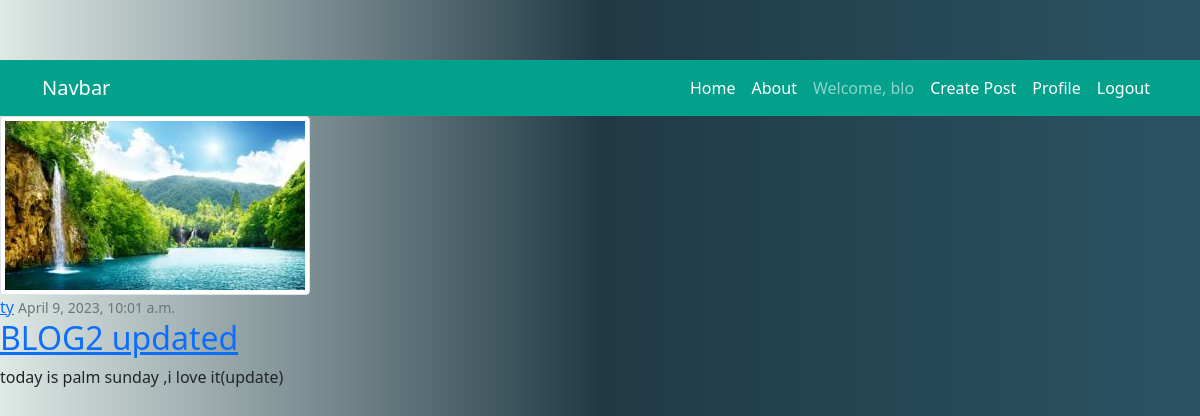
Page /post/2/ (signed in) on the committed database.
### blog1/models.py (models this page shows, shortened)
class Post(models.Model):
    title = models.CharField(max_length=200)
    content = models.TextField()
    date_posted = models.DateTimeField(default=timezone.now)
    author = models.ForeignKey(User, on_delete=models.CASCADE)

### user/models.py (models this page shows, shortened)
class Profile(models.Model):
    user = models.OneToOneField(User, on_delete=models.CASCADE)
    image = models.ImageField(default='default.jpg', upload_to='profile_pics')

### blog1/views.py (the view)
class PostDetailView(LoginRequiredMixin, DetailView):
    model = Post
    template_name = 'blog1/detail.html'

### templates/blog1/detail.html (shortened to what this page needs)
{% extends 'blog1/main.html'%}
{% block content %}
    <article class="media content-section">
        <img src="{{object.author.profile.image.url}}" alt="" class="img-thumbnail">
        <div class="media-body">
            <div class="article-metadata">
                <a href="#" class="mr-2">{{object.author}}</a>
                <small class="text-muted">{{object.date_posted}}</small>
            </div>
            <h2><a href="#" class="article-title">{{object.title}}</a></h2>
            <p class="article-content">{{object.content}}</p>
        </div>
        <br>
    </article>
{% endblock content %}

### templates/blog1/main.html (shortened to what this page needs)
{% load static %}
<!doctype html>
<html lang="en">
  <head>
    <link rel="stylesheet" href="{% static 'main.css' %}">
    <link rel="stylesheet" href="https://cdnjs.cloudflare.com/ajax/libs/font-awesome/6.4.0/css/all.min.css" />
    <link rel="stylesheet" href="https://cdnjs.cloudflare.com/ajax/libs/font-awesome/6.4.0/css/all.min.css" />
    <link href="https://cdn.jsdelivr.net/npm/bootstrap@5.0.2/dist/css/bootstrap.min.css" rel="stylesheet">
  </head>
  <body>
    <nav class="navbar navbar-expand-md navbar-dark" style="background-color: rgb(3, 161, 140);">
        <div class="container">
            <a href="#" class="navbar-brand mb-0 h1">Navbar
            </a>
            <div class="collapse navbar-collapse" id="navbarNav">
                <ul class="navbar-nav ms-auto">
                {% if user.is_authenticated %}
                <li class="nav-item active">
                    <a class="nav-link active" aria-current="page" href="{% url 'blog-home'%}">Home</a>
                </li>
                <li class="nav-item active">
                    <a class="nav-link active" href="#">About</a>
                </li>
                <li class="nav-item">
                  <a class="nav-link" href="#">Welcome, {{user.username}}</a>
                </li>
                <li class="nav-item active">
                  <a class="nav-link active" href="{% url 'blog-new-post' %}">Create Post</a>
                </li>
                <li class="nav-item active">
                  <a class="nav-link active" href="{% url 'user-profile' %}">Profile</a>
                </li>
                <li class="nav-item active">
                  <a class="nav-link active" href="{% url 'user-logout' %}">Logout</a>
                </li>
                {% endif %}
                </ul>
            </div>
        </div>
    </nav>
    <div class="col-md-8">
      {% block content %}{% endblock %}
    </div>
  </body>
</html>

### blog1/static/main.css (style rules this page uses)
body { background: linear-gradient(to right, #d2e0dbb6, #203a45, #2c5364); font-family: 'poppins', sans-serif; padding-top: 60px; }

### rows in the picture
Post: author.profile.image (placeholder picture), author "ty", date_posted "April 9, 2023, 10:01 a.m.", title "BLOG2 updated", content "today is palm sunday ,i love it(update)"

### other values in the picture
{{ user.username }} "blo"
